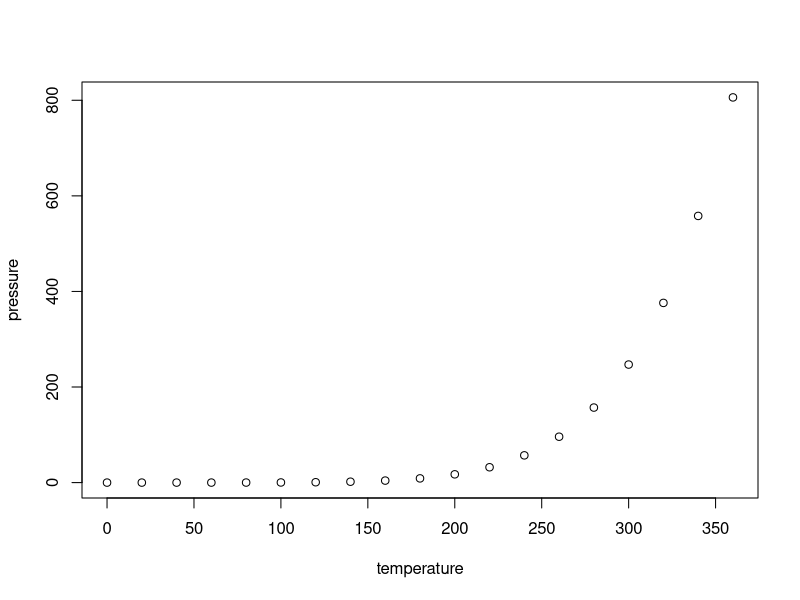
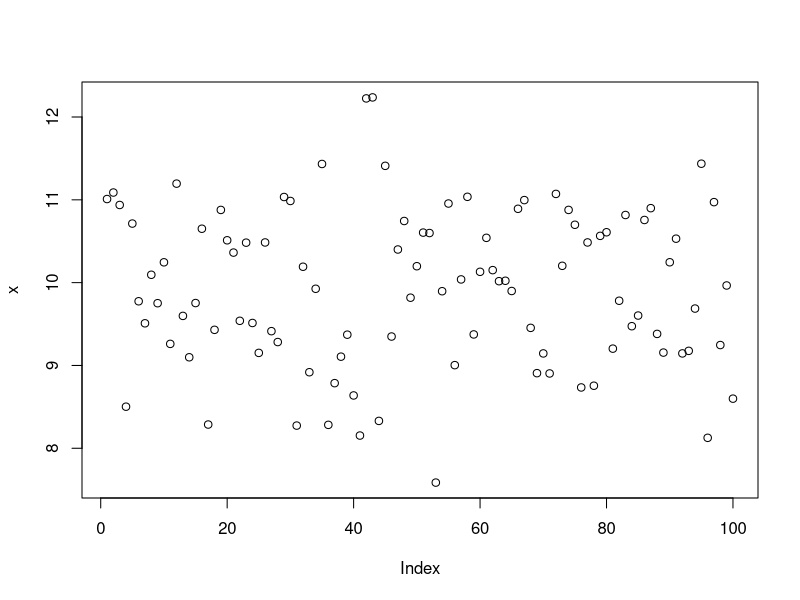

These charts were generated, in order, by the following R code:
## ---- chunk 1
knitr::opts_chunk$set(echo = TRUE)
## ---- chunk 2
summary(cars)
## ---- chunk 3
plot(pressure)
## ---- chunk 4
x=rnorm(100, mean=10, sd=1)
plot(x)
